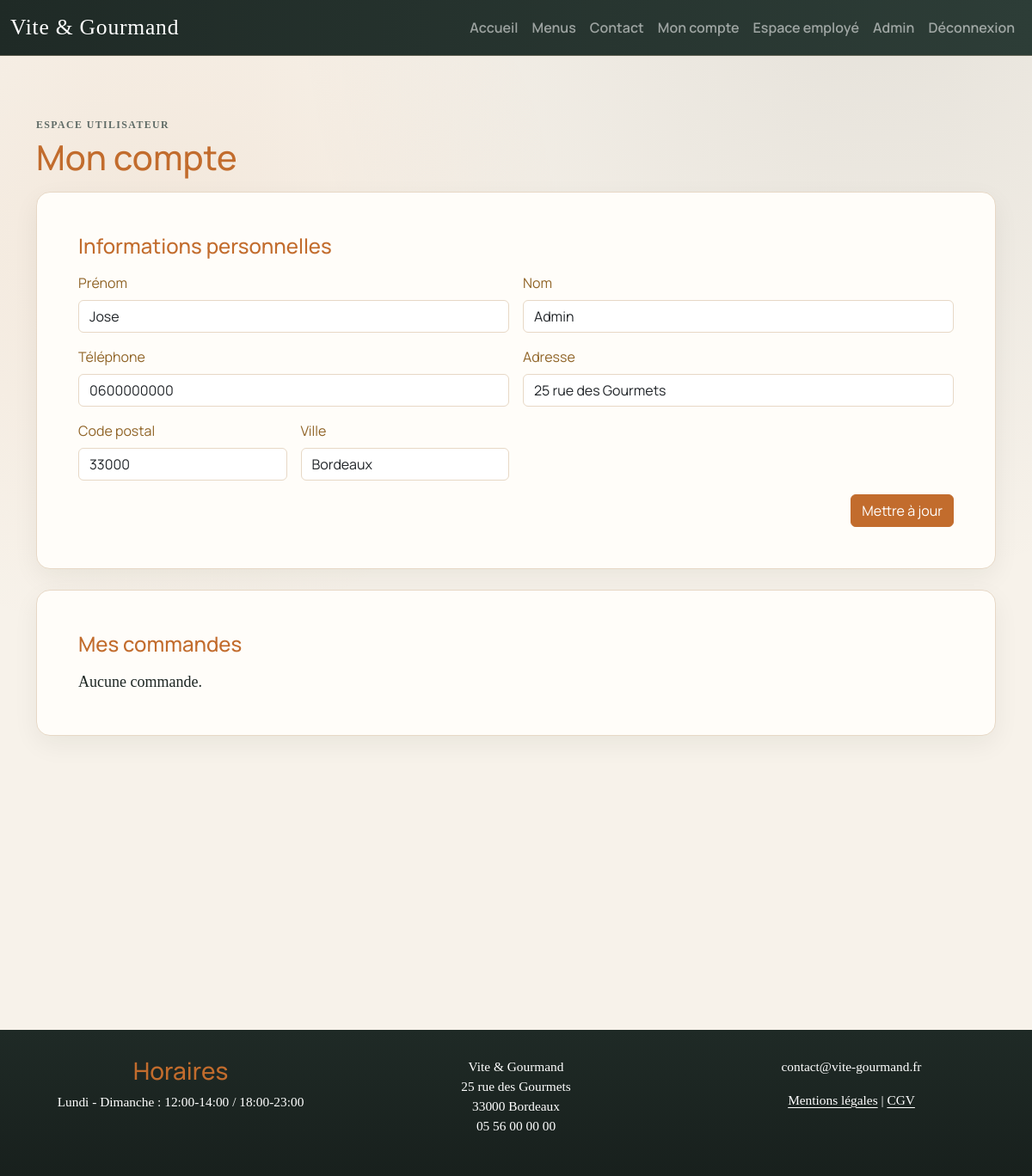
/account (signed in), run on the app's committed database.
### tables this page shows
CREATE TABLE users (
  id INT AUTO_INCREMENT PRIMARY KEY,
  role_id INT NOT NULL,
  first_name VARCHAR(100) NOT NULL,
  last_name VARCHAR(100) NOT NULL,
  email VARCHAR(190) UNIQUE NOT NULL,
  password_hash VARCHAR(255) NOT NULL,
  phone VARCHAR(30) NOT NULL,
  address_line1 VARCHAR(255) NOT NULL,
  postal_code VARCHAR(20) NOT NULL,
  city VARCHAR(100) NOT NULL,
  is_active TINYINT(1) DEFAULT 1,
  created_at TIMESTAMP DEFAULT CURRENT_TIMESTAMP,
  updated_at TIMESTAMP DEFAULT CURRENT_TIMESTAMP ON UPDATE CURRENT_TIMESTAMP,
  FOREIGN KEY (role_id) REFERENCES roles(id)
);

### app/helpers.php (called while the page is built, shortened)
<?php
function view(string $path, array $data = []): void
{
    require __DIR__ . '/views/layout.php';
}
function partial(string $path, array $data = []): void
{
    extract($data, EXTR_SKIP);
    require __DIR__ . '/views/' . $path . '.php';
}
function auth(): ?array
{
    return $_SESSION['user'] ?? null;
}

### app/controllers/Controller.php (called while the page is built, shortened)
<?php
abstract class Controller
{
    protected function view(string $path, array $data = []): void
    {
        view($path, $data);
    }
}

### app/controllers/AccountController.php (called while the page is built, shortened)
<?php
final class AccountController extends Controller
{
    public function index(): void
    {
        $user = User::findById((int)auth()['id']);
        $orders = Order::byUser((int)auth()['id']);
        $this->view('auth/account', [
            'user' => $user,
            'orders' => $orders,
        ]);
    }
}

### public/index.php (called while the page is built, shortened)
<?php
$router = require __DIR__ . '/../app/bootstrap.php';
$router->dispatch($_SERVER['REQUEST_METHOD'], $_SERVER['REQUEST_URI']);

### app/bootstrap.php (called while the page is built, shortened)
<?php
require_once __DIR__ . '/helpers.php';
spl_autoload_register(function (string $class): void {
    $prefix = 'App\\';
    if (str_starts_with($class, $prefix)) {
        $relative = substr($class, strlen($prefix));
        $path = __DIR__ . '/' . str_replace('\\', '/', $relative) . '.php';
    }
});
$config = require __DIR__ . '/../config/app.php';
$dbConfig = require __DIR__ . '/../config/db.php';
$app = [
    'config' => $config,
    'db' => $dbConfig,
];
function app(): array
{
    global $app;
    return $app;
}
$router = new App\Router();
$router->get('/', [App\Controllers\HomeController::class, 'index']);
$router->get('/menus', [App\Controllers\MenuController::class, 'index']);
$router->get('/menus/{id}', [App\Controllers\MenuController::class, 'show']);
$router->get('/contact', [App\Controllers\ContactController::class, 'show']);
$router->post('/contact', [App\Controllers\ContactController::class, 'send']);
$router->get('/legal', [App\Controllers\HomeController::class, 'legal']);
$router->get('/cgv', [App\Controllers\HomeController::class, 'cgv']);
$router->get('/signup', [App\Controllers\AuthController::class, 'showRegister']);
$router->post('/signup', [App\Controllers\AuthController::class, 'register']);
$router->get('/signin', [App\Controllers\AuthController::class, 'showLogin']);
$router->post('/signin', [App\Controllers\AuthController::class, 'login']);
$router->get('/signout', [App\Controllers\AuthController::class, 'logout']);
$router->get('/forgot', [App\Controllers\AuthController::class, 'showForgot']);
$router->post('/forgot', [App\Controllers\AuthController::class, 'sendReset']);
$router->get('/reset/{token}', [App\Controllers\AuthController::class, 'showReset']);
$router->post('/reset', [App\Controllers\AuthController::class, 'reset']);
$router->get('/account', [App\Controllers\AccountController::class, 'index']);
$router->post('/account', [App\Controllers\AccountController::class, 'update']);
$router->get('/orders/new', [App\Controllers\OrderController::class, 'create']);
$router->post('/orders', [App\Controllers\OrderController::class, 'store']);
$router->get('/orders/{id}', [App\Controllers\OrderController::class, 'show']);
$router->post('/orders/{id}/update', [App\Controllers\OrderController::class, 'update']);
$router->post('/orders/{id}/cancel', [App\Controllers\OrderController::class, 'cancel']);
$router->post('/orders/{id}/review', [App\Controllers\OrderController::class, 'review']);
$router->get('/employee', [App\Controllers\EmployeeController::class, 'dashboard']);
$router->post('/employee/orders/{id}/status', [App\Controllers\EmployeeController::class, 'updateStatus']);
$router->post('/employee/orders/{id}/cancel', [App\Controllers\EmployeeController::class, 'cancelOrder']);
$router->get('/employee/menus', [App\Controllers\EmployeeController::class, 'menus']);
$router->post('/employee/menus', [App\Controllers\EmployeeController::class, 'saveMenu']);
$router->post('/employee/menus/{id}/delete', [App\Controllers\EmployeeController::class, 'deleteMenu']);
$router->post('/employee/menus/{id}/deactivate', [App\Controllers\EmployeeController::class, 'deactivateMenu']);
$router->post('/employee/menus/{id}/activate', [App\Controllers\EmployeeController::class, 'activateMenu']);
$router->post('/employee/dishes', [App\Controllers\EmployeeController::class, 'saveDish']);
$router->post('/employee/dishes/{id}/delete', [App\Controllers\EmployeeController::class, 'deleteDish']);
$router->post('/employee/schedules', [App\Controllers\EmployeeController::class, 'saveSchedule']);
$router->post('/employee/reviews/{id}/validate', [App\Controllers\EmployeeController::class, 'validateReview']);
$router->post('/employee/reviews/{id}/reject', [App\Controllers\EmployeeController::class, 'rejectReview']);
$router->get('/admin', [App\Controllers\AdminController::class, 'dashboard']);
$router->post('/admin/employees', [App\Controllers\AdminController::class, 'createEmployee']);
$router->post('/admin/employees/{id}/disable', [App\Controllers\AdminController::class, 'disableEmployee']);
$router->post('/admin/nosql/sync', [App\Controllers\AdminController::class, 'syncNosql']);
return $router;

### config/app.php (called while the page is built, shortened)
<?php
return [
    'name' => 'Vite & Gourmand',
    'base_url' => '',
    'mail_from' => 'no-reply@vite-gourmand.local',
    'mail_to' => 'contact@vite-gourmand.local',
];

### config/db.php (called while the page is built, shortened)
<?php
return [
    'mysql' => [
        'host' => '127.0.0.1',
        'port' => 3306,
        'database' => 'vite_gourmand',
        'username' => 'root',
        'password' => 'Hugo8867*',
        'charset' => 'utf8mb4',
    ],
    'mongo' => [
        'uri' => 'mongodb+srv://vitegourmand_app:AppEcfmdp90%2A@vite-gourmand.aut66yx.mongodb.net/',
        'database' => 'vite-gourmand',
    ],
];

### app/models/Database.php (called while the page is built, shortened)
<?php
final class Database
{
    private static ?PDO $pdo = null;
    public static function pdo(): PDO
    {
        if (self::$pdo === null) {
            $cfg = app()['db']['mysql'];
            $dsn = sprintf(
                'mysql:host=%s;port=%d;dbname=%s;charset=%s',
                $cfg['host'],
                $cfg['port'],
                $cfg['database'],
                $cfg['charset']
            );
            try {
                self::$pdo = new PDO($dsn, $cfg['username'], $cfg['password'], [
                    PDO::ATTR_ERRMODE => PDO::ERRMODE_EXCEPTION,
                    PDO::ATTR_DEFAULT_FETCH_MODE => PDO::FETCH_ASSOC,
                ]);
            } catch (PDOException $e) {
                http_response_code(500);
                echo 'Erreur de connexion BDD: ' . $e->getMessage();
                exit;
            }
        }
        return self::$pdo;
    }
}

### app/models/User.php (called while the page is built, shortened)
<?php
final class User
{
    public static function findById(int $id): ?array
    {
        $stmt = Database::pdo()->prepare('SELECT u.*, r.name AS role FROM users u JOIN roles r ON r.id = u.role_id WHERE u.id = :id LIMIT 1');
        $stmt->execute(['id' => $id]);
        $user = $stmt->fetch();
        return $user ?: null;
    }
}

### app/views/auth/account.php (the view, shortened to what this page needs)
<div class="container py-4">
  <div class="d-flex flex-wrap justify-content-between align-items-end gap-3 mb-3">
    <div>
      <p class="eyebrow mb-1">Espace utilisateur</p>
      <h1 class="text-primary mb-0">Mon compte</h1>
    </div>
  </div>
  <section class="surface p-4 p-lg-5 mb-4">
    <h2 class="h4 text-primary mb-3">Informations personnelles</h2>
    <form method="post" class="row g-3">
      <div class="col-md-6">
        <label class="form-label">Pr&eacute;nom</label>
        <input type="text" name="first_name" class="form-control" value="<?php echo htmlspecialchars($user['first_name'] ?? ''); ?>">
      </div>
      <div class="col-md-6">
        <label class="form-label">Nom</label>
        <input type="text" name="last_name" class="form-control" value="<?php echo htmlspecialchars($user['last_name'] ?? ''); ?>">
      </div>
      <div class="col-md-6">
        <label class="form-label">T&eacute;l&eacute;phone</label>
        <input type="text" name="phone" class="form-control" value="<?php echo htmlspecialchars($user['phone'] ?? ''); ?>">
      </div>
      <div class="col-md-6">
        <label class="form-label">Adresse</label>
        <input type="text" name="address_line1" class="form-control" value="<?php echo htmlspecialchars($user['address_line1'] ?? ''); ?>">
      </div>
      <div class="col-md-3">
        <label class="form-label">Code postal</label>
        <input type="text" name="postal_code" class="form-control" value="<?php echo htmlspecialchars($user['postal_code'] ?? ''); ?>">
      </div>
      <div class="col-md-3">
        <label class="form-label">Ville</label>
        <input type="text" name="city" class="form-control" value="<?php echo htmlspecialchars($user['city'] ?? ''); ?>">
      </div>
      <div class="col-12 d-flex justify-content-end">
        <button class="btn btn-primary" type="submit">Mettre &agrave; jour</button>
      </div>
    </form>
  </section>
  <section class="surface p-4 p-lg-5">
    <h2 class="h4 text-primary mb-3">Mes commandes</h2>
    <div class="list-group">
      <?php if (empty($orders)): ?>
        <p class="mb-0">Aucune commande.</p>
      <?php endif; ?>
    </div>
  </section>
</div>

### app/Router.php (shortened to what this page needs)
<?php
final class Router
{
    private array $routes = [];
    private function add(string $method, string $pattern, array $handler): void
    {
        $regex = $this->patternToRegex($pattern);
        $this->routes[] = [$method, $pattern, $regex, $handler];
    }
    public function dispatch(string $method, string $uri): void
    {
        $path = parse_url($uri, PHP_URL_PATH) ?? '/';
        foreach ($this->routes as [$routeMethod, $pattern, $regex, $handler]) {
            if ($routeMethod !== $method) {
                continue;
            }
            if (preg_match($regex, $path, $matches)) {
                $params = array_filter(
                    $matches,
                    fn($k) => is_string($k),
                    ARRAY_FILTER_USE_KEY
                );
                [$class, $action] = $handler;
                $controller = new $class();
                $controller->$action(...array_values($params));
                return;
            }
        }
    }
    private function patternToRegex(string $pattern): string
    {
        $pattern = rtrim($pattern, '/');
        if ($pattern === '') {
            $pattern = '/';
        }
        $regex = preg_replace('/\{(\w+)\}/', '(?P<$1>[^/]+)', $pattern);
        return '#^' . $regex . '/?$#';
    }
}

### app/views/partials/header.php (shortened to what this page needs)
<?php $user = auth(); ?>
<header>
  <nav class="navbar navbar-expand-lg bg-dark" data-bs-theme="dark">
    <div class="container-fluid">
      <a class="navbar-brand" href="/">Vite & Gourmand</a>
      <div class="collapse navbar-collapse" id="navbarSupportedContent">
        <ul class="navbar-nav ms-auto mb-2 mb-lg-0">
          <li class="nav-item"><a class="nav-link" href="/">Accueil</a></li>
          <li class="nav-item"><a class="nav-link" href="/menus">Menus</a></li>
          <li class="nav-item"><a class="nav-link" href="/contact">Contact</a></li>
          <?php if ($user): ?>
            <li class="nav-item"><a class="nav-link" href="/account">Mon compte</a></li>
            <?php if ($user['role'] === 'employe' || $user['role'] === 'admin'): ?>
              <li class="nav-item"><a class="nav-link" href="/employee">Espace employ&eacute;</a></li>
            <?php endif; ?>
            <?php if ($user['role'] === 'admin'): ?>
              <li class="nav-item"><a class="nav-link" href="/admin">Admin</a></li>
            <?php endif; ?>
            <li class="nav-item"><a class="nav-link" href="/signout">D&eacute;connexion</a></li>
          <?php else: ?>
            <li class="nav-item"><a class="nav-link" href="/signin">Connexion</a></li>
            <li class="nav-item"><a class="nav-link" href="/signup">Inscription</a></li>
          <?php endif; ?>
        </ul>
      </div>
    </div>
  </nav>
</header>

### app/views/partials/footer.php
<footer class="bg-dark text-white text-center footer mt-5">
  <div class="row m-0">
    <div class="col-12 col-lg-4 p-3">
      <h3 class="text-primary">Horaires</h3>
      <p>Lundi - Dimanche : 12:00-14:00 / 18:00-23:00</p>
    </div>
    <div class="col-6 col-lg-4 p-3">
      <p>Vite & Gourmand<br/>
        25 rue des Gourmets<br/>
        33000 Bordeaux<br/>
        05 56 00 00 00
      </p>
    </div>
    <div class="col-6 col-lg-4 p-3">
      <p>contact@vite-gourmand.fr</p>
      <p><a class="text-white" href="/legal">Mentions l&eacute;gales</a> | <a class="text-white" href="/cgv">CGV</a></p>
    </div>
  </div>
</footer>

### public/css/app.css (style rules this page uses)
:root { --vg-bg: #f7f2ea; --vg-surface: #fffdf9; --vg-primary: #c26c2d; --vg-primary-strong: #9f531e; --vg-ink: #1c2522; --vg-muted: #5f6b66; --vg-border: #e7d8c6; --vg-focus: #0a5bd3; }
body { background: radial-gradient(circle at 15% 20%, rgba(194, 108, 45, 0.08), transparent 32%), radial-gradient(circle at 85% 0%, rgba(31, 42, 38, 0.08), transparent 40%), var(--vg-bg); color: var(--vg-ink); font-family: "Manrope", sans-serif; display: flex; min-height: 100vh; flex-direction: column; }
.navbar.bg-dark { background: linear-gradient(90deg, #1f2a26 0%, #2d3d37 100%) !important; border-bottom: 1px solid rgba(241, 212, 173, 0.25); }
.navbar-brand { font-family: "Cormorant Garamond", serif; font-size: 1.6rem; letter-spacing: 0.03em; }
.nav-link { font-weight: 600; }
.eyebrow { text-transform: uppercase; letter-spacing: 0.12em; font-size: 0.74rem; font-weight: 700; color: var(--vg-muted); }
.surface { border: 1px solid var(--vg-border); border-radius: 16px; background: var(--vg-surface); box-shadow: 0 10px 30px rgba(20, 27, 24, 0.06); }
.btn-primary { background-color: var(--vg-primary); border-color: var(--vg-primary); }
.text-primary { color: var(--vg-primary) !important; }
.form-control, .form-select { border-color: var(--vg-border); }
footer.footer { position: static; width: 100%; margin-top: 2.5rem; background: linear-gradient(180deg, #1f2a26 0%, #18201d 100%) !important; flex-shrink: 0; }
.footer p, .footer a { font-size: 0.96rem; }
.footer a { text-decoration: underline; text-underline-offset: 3px; }

### data on the page
users: first_name "Jose", last_name "Admin", phone "0600000000", address_line1 "25 rue des Gourmets", postal_code "33000", city "Bordeaux"
